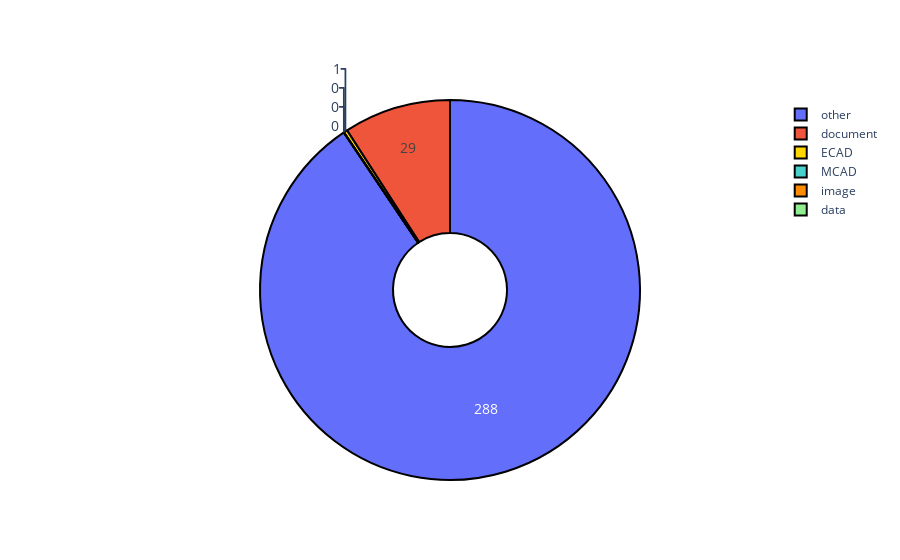

Source (notebook cell):
### Markdown cell above
# File type breakdown

### Code cell
# Create pie chart

files_info_plot = go.Figure(
    data=[
        go.Pie(
            labels=["ECAD", "MCAD", "image", "data", "document", "other"], 
            values=[
                int(files_info_df["ecad_files"]), 
                int(files_info_df["mcad_files"]), 
                int(files_info_df["image_files"]), 
                int(files_info_df["data_files"]), 
                int(files_info_df["document_files"]), 
                int(files_info_df["other_files"])
            ], 
            hole=0.3
        )
    ]
)

colors: list = ['gold', 'mediumturquoise', 'darkorange', 'lightgreen']

files_info_plot.update_traces(
    hoverinfo="label+percent", 
    textinfo="value", 
    textfont_size=14, 
    marker=dict(
        colors=colors, 
        line=dict(color='#000000', width=2)
    )
)

files_info_plot.show()

### Figure 1 — Plotly figure (JSON) as saved in the notebook; plotly's stock layout.template omitted (floating-point values rounded to 4 significant figures)
{"data": [{"hole": 0.3, "hoverinfo": "label+percent", "labels": ["ECAD", "MCAD", "image", "data", "document", "other"], "marker": {"colors": ["gold", "mediumturquoise", "darkorange", "lightgreen"], "line": {"color": "#000000", "width": 2}}, "textfont": {"size": 14}, "textinfo": "value", "type": "pie", "values": [1, 0, 0, 0, 29, 288]}], "layout": {}}
